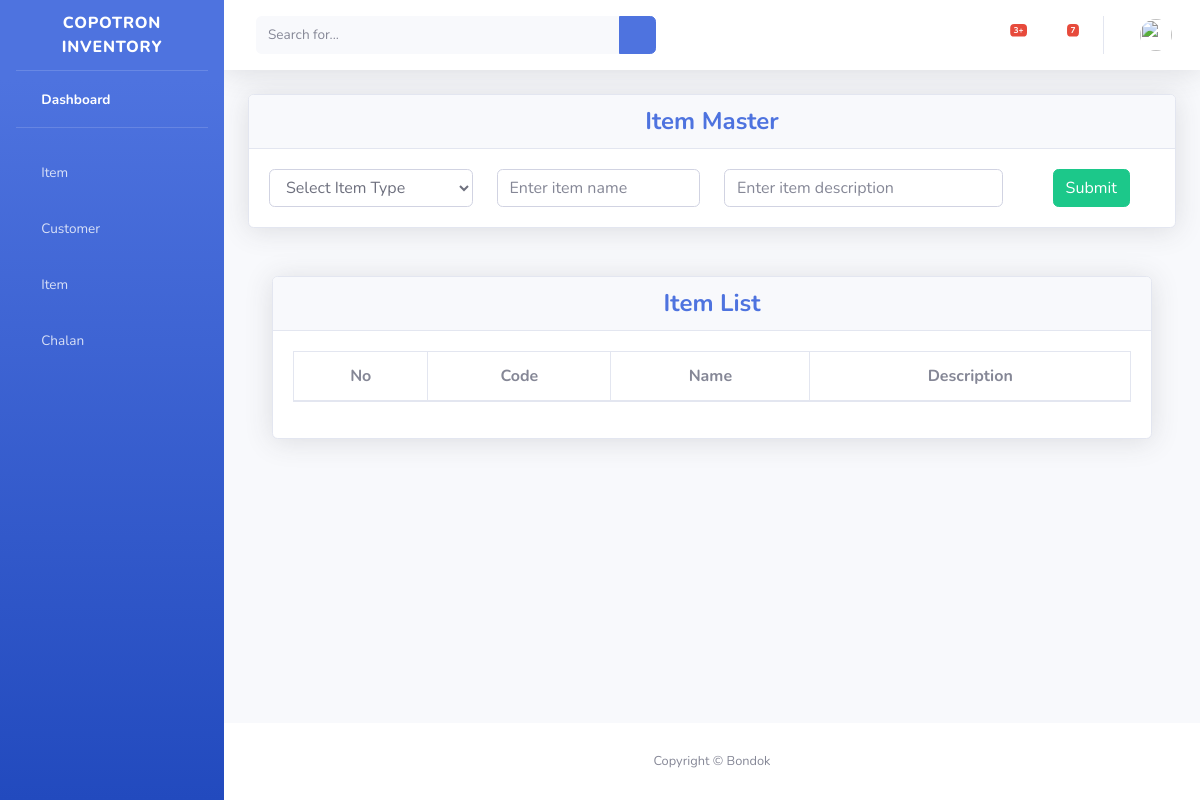
/item/, run on an earlier commit of the app's database.
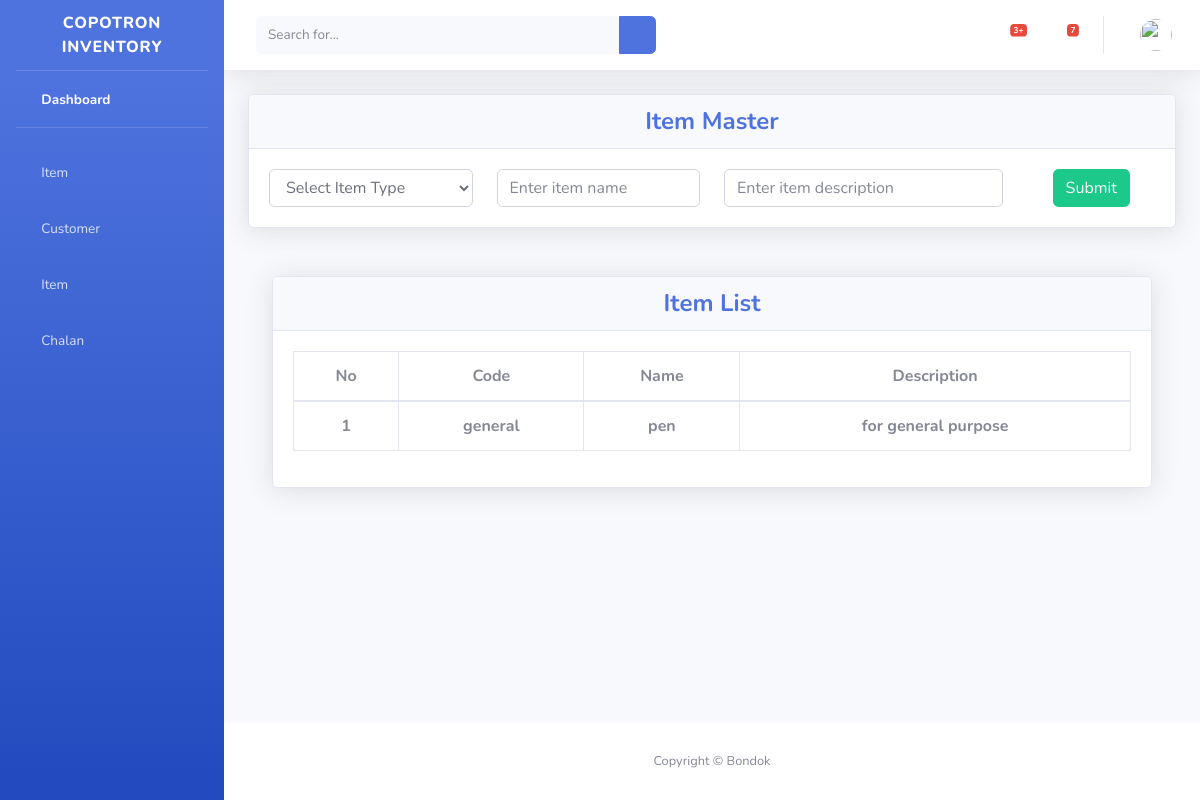
And on a later commit of the database.
### item/models.py (models this page shows, shortened)
class Item(models.Model):
    item_code = models.CharField(max_length=50, null=True, blank=True)
    item_type = models.ForeignKey(ItemType, on_delete=models.CASCADE, null=True, blank=True)
    name = models.CharField(max_length=100, null=True, blank=True)
    description = models.TextField(null=True, blank=True)
    class Meta:
        db_table = 'item'

class ItemType(models.Model):
    name = models.CharField(max_length=50, null=True, blank=True)
    description = models.TextField(null=True, blank=True)
    class Meta:
        db_table = 'item_type'

### item/views.py (the view, shortened to what this page needs)
# urls.py: path("", views.ItemView.as_view(), name="item"),
class ItemView(View):
    form_class = ItemForm
    template_name = "item/items.html"
    def get(self, request):
        items = Item.objects.all()
        item_types = ItemType.objects.all()
        context = {"items": items, "item_types": item_types}
        return render(request, self.template_name, context)

### item/templates/item/items.html (shortened to what this page needs)
{% extends 'base.html' %}
{% load static %}
{% block main %}
<div class="container-fluid">
    <div class="row">
        <div class="col-lg-12 col-md-12 mb-4">
        <div class="card shadow mb-4">
        <div class="card-header py-6" align="center">
            <h4 class="m-0 font-weight-bold text-primary" >Item Master</h4>
        </div>
        <div class="card-body" align="center">
            <form method="POST" id="addUom" action="{% url 'item' %}">
                <div class="row">
                    <div class="col-3">
                        <select name="item_type" class="form-control">
                            <option>Select Item Type</option>
                        </select>
                    </div>
                    <div class="col-3">
                        <input type="text" name="name"  class="form-control" placeholder="Enter item name" required>
                    </div>
                    <div class="col-4">
                        <input type="text" name="description"  class="form-control" placeholder="Enter item description">
                    </div>
                    <div class="col-2">
                    <button class="btn btn-success">Submit</button>
                </div>
                </div>
            </form>
        </div>
        </div>
    </div>
</div>
<div class="container-fluid">
    <div class="row">
        <div class="col-lg-12 col-md-12 mb-4">
            <div class="card shadow mb-4">
            <div class="card-header py-6">
                <h4 class="m-0 font-weight-bold text-center text-primary">Item List</h4>
            </div>
            <div class="card-body">
                <div class="table-responsive">
                <table class="table table-bordered text-center" id="dataTable" width="100%" cellspacing="0">
                    <thead>
                    <tr>
                        <th>No</th>
                        <th>Code</th>
                        <th>Name</th>
                        <th>Description</th>
                    </tr>
                    </thead>
                    <tbody>
                        {% for val in items %}
                        <tr>
                            <th>{{ forloop.counter }}</th>
                            <th>{{ val.item_type.name }}</th>
                            <th>{{ val.name }}</th>
                            <th>{{ val.description }}</th>
                        </tr>
                        {% endfor %}
                    </tbody>
                </table>
                </div>
            </div>
            </div>
        </div>
        </div>
    </div>
</div>
{% endblock %}

### templates/base.html (shortened to what this page needs)
<!DOCTYPE html>
<html lang="en">
    <head>
        {% include "links.html" %}
    </head>
        <body id="page-top" onload="createTable()">
            <div id="wrapper">
                {% include "sidebar.html" %}
                <div id="content-wrapper" class="d-flex flex-column">
                <div id="content">
                {% include "topbar.html" %}
                    {% block main %}
                    {% endblock %}
                </div>
                {% include "footer.html" %}
                </div>
            </div>
         </body>
</html>

### templates/links.html (shortened to what this page needs)
{% load static %}
  <link href="{% static 'vendor/fontawesome-free/css/all.min.css' %}" rel="stylesheet type="text/css">
  <link href="{% static 'css/sb-admin-2.min.css' %}" rel="stylesheet">
  <link rel="stylesheet" href="https://cdnjs.cloudflare.com/ajax/libs/toastr.js/latest/css/toastr.css">
  <link href="{% static 'vendor/datatables/dataTables.bootstrap4.min.css' %}" rel="stylesheet">

### templates/scripts.html (shortened to what this page needs)
 {% load static %}

### templates/sidebar.html (shortened to what this page needs)
{% load static %}
    <ul class="navbar-nav bg-gradient-primary sidebar sidebar-dark accordion" id="accordionSidebar">
      <a class="sidebar-brand d-flex align-items-center justify-content-center" href="">
        <div class="sidebar-brand-text mx-3">Copotron Inventory</div>
      </a>
      <hr class="sidebar-divider my-0">
      <li class="nav-item active">
        <a class="nav-link" href="">
          <i class="fas fa-fw fa-tachometer-alt"></i>
          <span>Dashboard</span></a>
      </li>
      <hr class="sidebar-divider">
      <li class="nav-item">
        <a class="nav-link" href="{% url 'item' %}">
          <i class="fas fa-fw fa-cog"></i>
          <span>Item</span>
        </a>
      </li>
      <li class="nav-item">
        <a class="nav-link" href="">
          <i class="fas fa-fw fa fa-users"></i>
          <span>Customer</span>
        </a>
      </li>
      <li class="nav-item">
        <a class="nav-link" href="">
          <i class="fas fa-fw fa fa-tree"></i>
          <span>Item</span>
        </a>
      </li>
      <li class="nav-item">
        <a class="nav-link" href="">
          <i class="fas fa-fw fa fa-briefcase"></i>
          <span>Chalan</span>
        </a>
      </li>
    </ul>

### templates/topbar.html (shortened to what this page needs)
{% load static %}
        <nav class="navbar navbar-expand navbar-light bg-white topbar mb-4 static-top shadow">
          <form class="d-none d-sm-inline-block form-inline mr-auto ml-md-3 my-2 my-md-0 mw-100 navbar-search">
            <div class="input-group">
              <input type="text" class="form-control bg-light border-0 small" placeholder="Search for..." aria-label="Search" aria-describedby="basic-addon2">
              <div class="input-group-append">
                <button class="btn btn-primary" type="button">
                  <i class="fas fa-search fa-sm"></i>
                </button>
              </div>
            </div>
          </form>
          <ul class="navbar-nav ml-auto">
            <li class="nav-item dropdown no-arrow mx-1">
              <a class="nav-link dropdown-toggle" href="#" id="alertsDropdown" role="button" data-toggle="dropdown" aria-haspopup="true" aria-expanded="false">
                <i class="fas fa-bell fa-fw"></i>
                <span class="badge badge-danger badge-counter">3+</span>
              </a>
            </li>
            <li class="nav-item dropdown no-arrow mx-1">
              <a class="nav-link dropdown-toggle" href="#" id="messagesDropdown" role="button" data-toggle="dropdown" aria-haspopup="true" aria-expanded="false">
                <i class="fas fa-envelope fa-fw"></i>
                <span class="badge badge-danger badge-counter">7</span>
              </a>
            </li>
            <li class="nav-item dropdown no-arrow">
              <a class="nav-link dropdown-toggle" href="#" id="userDropdown" role="button" data-toggle="dropdown" aria-haspopup="true" aria-expanded="false">
                <img class="img-profile rounded-circle" src="{% static 'img/user.jpg' %}">
              </a>
            </li>
          </ul>
        </nav>

### templates/footer.html
 <footer class="sticky-footer bg-white">
        <div class="container my-auto">
          <div class="copyright text-center my-auto">
             <span>Copyright &copy;  Bondok</span>
          </div>
        </div>
 </footer>

What changed in the data, as far as the page shows it:
added Item: item_type.name "general", name "pen", description "for general purpose"
